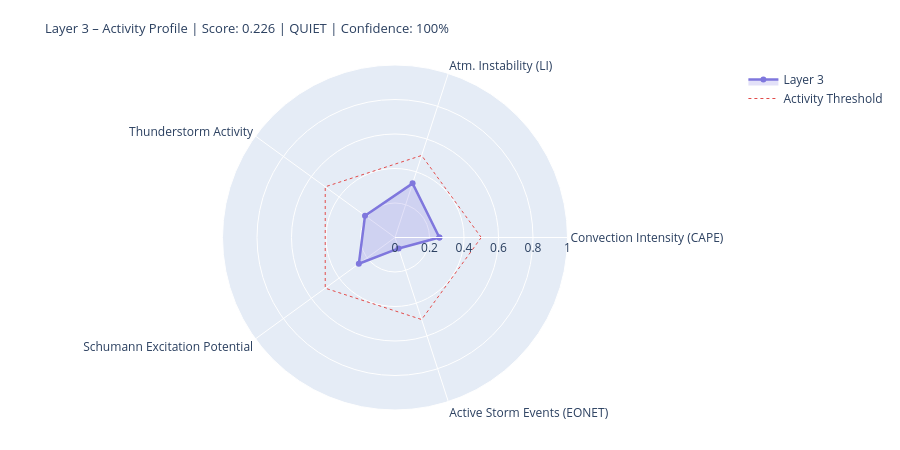

Notebook source saved alongside this figure:
### Markdown cell above
---
## 4. State Assessment & Handoff to Layer 4/5

### Code cell
# ============================================================
# LAYER-3-SCORE
# Five dynamic components
# ============================================================

def norm(v, lo, hi):
    if v is None or (isinstance(v, float) and math.isnan(v)): return None
    return round(max(0.0, min(1.0, (v - lo) / (hi - lo))), 4)

# --- 1) Convection intensity (global CAPE mean) ---
cape_mean = df_atm['cape'].dropna().mean() if not df_atm.empty else None
conv_score = norm(cape_mean, 0, 3000)
conv_src   = 'primary' if cape_mean is not None else 'missing'

# --- 2) Atmospheric instability (LI mean) ---
li_mean   = df_atm['li'].dropna().mean() if not df_atm.empty else None
# Negative LI = unstable → higher score
instab_score = norm(-li_mean if li_mean is not None else None, -6, 6)
instab_src   = 'primary' if li_mean is not None else 'missing'

# --- 3) Thunderstorm activity (mean thunder score + WMO count) ---
thunder_mean = df_atm['thunder_score'].mean() if not df_atm.empty else None
n_thunder    = int(df_atm['thunderstorm'].sum()) if not df_atm.empty else 0
thunder_score_val = norm(
    (thunder_mean or 0) * 0.7 + n_thunder * 0.1, 0, 1.0
) if thunder_mean is not None else None
thunder_src = 'primary'

# --- 4) Schumann excitation potential (weighted Schumann contribution) ---
schumann_pot = df_atm['schumann_contribution'].mean() if not df_atm.empty else None
# Boosted by Layer-2 thunderstorm trigger
if schumann_pot is not None and l2_thunder:
    schumann_pot = min(1.0, schumann_pot * 1.2)
schumann_score = norm(schumann_pot, 0, 1.0) if schumann_pot is not None else None
schumann_src   = 'derived'

# --- 5) Storm activity (NASA EONET) ---
# Distinction: None = data not loaded, 0.0 = loaded but no events
storm_score = None
storm_src   = 'missing'
if raw.get('storms') is not None:          # API reached successfully
    storm_score = norm(len(storm_events), 0, 30) if storm_events else 0.0
    storm_src   = 'primary'

# X-Ray and Kp: context only, not in dynamic score
# (X-Ray = Layer-0/4 driver; Kp = geomagnetic index, not a lightning proxy)
xray_context = None
if raw.get('xray'):
    df_xc = pd.DataFrame(raw['xray'])
    fc = next((c for c in df_xc.columns
               if any(k in c.lower() for k in ['flux','long']) and 'time' not in c.lower()),
              df_xc.columns[1])
    df_xc[fc] = pd.to_numeric(df_xc[fc], errors='coerce')
    xray_last = df_xc[fc].dropna().iloc[-1] if not df_xc[fc].dropna().empty else None
    if xray_last:
        xray_class = ('X' if xray_last>=1e-4 else 'M' if xray_last>=1e-5
                      else 'C' if xray_last>=1e-6 else 'B')
        xray_context = {'flux': float(xray_last), 'class': xray_class}
        print(f'X-Ray context: {xray_class}-class ({xray_last:.2e} W/m²)')

# --- Aggregate ---
COMPONENTS = {
    'Convection Intensity (CAPE)':  {'score': conv_score,       'source': conv_src,    'dynamic': True},
    'Atm. Instability (LI)':         {'score': instab_score,     'source': instab_src,  'dynamic': True},
    'Thunderstorm Activity':              {'score': thunder_score_val, 'source': thunder_src, 'dynamic': True},
    'Schumann Excitation Potential':   {'score': schumann_score,   'source': schumann_src,'dynamic': True},
    'Active Storm Events (EONET)': {'score': storm_score,      'source': storm_src,   'dynamic': True},
}

available   = {k: v['score'] for k, v in COMPONENTS.items() if v['score'] is not None}
unavailable = [k for k, v in COMPONENTS.items() if v['score'] is None]
layer3_score = round(sum(available.values()) / len(available), 4) if available else None
confidence   = round(len(available) / len(COMPONENTS), 2)
level = ('unknown' if layer3_score is None
         else 'quiet'   if layer3_score < 0.3
         else 'moderate' if layer3_score < 0.6
         else 'active')
dominant_l3 = max(available, key=available.get) if available else 'none'

# --- Ausgabe ---
W = 68
print('=' * W)
print('LAYER 3 – ATMOSPHERE / WEATHER / THUNDERSTORMS – STATE ASSESSMENT')
print('=' * W)
for name, comp in COMPONENTS.items():
    s = comp['score']
    if s is not None:
        bar = '█' * int(s * 20) + '░' * (20 - int(s * 20))
        print(f'  {name:<36} {bar}  {s:.3f}  [{comp["source"]}]')
    else:
        print(f'  {name:<36} {"─" * 20}  n/a   [missing]')
print('-' * W)
print(f'  Score:        {layer3_score:.3f}  ({len(available)}/{len(COMPONENTS)} components)')
print(f'  Confidence:   {confidence:.0%}')
print(f'  Level:        {level.upper()}')
print(f'  Dominant:     {dominant_l3}')
print(f'  CAPE mean:    {cape_mean:.0f} J/kg' if cape_mean else '  CAPE mean:    n/a')
print(f'  LI mean:      {li_mean:.1f} K' if li_mean is not None else '  LI mean:      n/a')
print(f'  Thunderstorms:{n_thunder} points (WMO)  +  {len(storm_events)} NASA EONET')
print('=' * W)

# Radar
cats   = list(available.keys())
vals_r = list(available.values())
if len(cats) >= 3:
    fig = go.Figure()
    fig.add_trace(go.Scatterpolar(
        r=vals_r + [vals_r[0]], theta=cats + [cats[0]],
        fill='toself', fillcolor='rgba(127,119,221,0.22)',
        line=dict(color='#7F77DD', width=2.5), name='Layer 3'
    ))
    fig.add_trace(go.Scatterpolar(
        r=[0.5] * (len(cats)+1), theta=cats + [cats[0]],
        line=dict(color='#E24B4A', dash='dot', width=1),
        mode='lines', name='Activity Threshold'
    ))
    fig.update_layout(
        title=dict(
            text=f'Layer 3 – Activity Profile | Score: {layer3_score:.3f} | {level.upper()} | Confidence: {confidence:.0%}',
            font=dict(size=13)
        ),
        polar=dict(radialaxis=dict(visible=True, range=[0, 1])),
        height=450, showlegend=True,
        margin=dict(l=60, r=60, t=65, b=40)
    )
    fig.show()

### Figure 1 — Plotly figure (JSON) as saved in the notebook; plotly's stock layout.template omitted (floating-point values rounded to 4 significant figures)
{"data": [{"fill": "toself", "fillcolor": "rgba(127,119,221,0.22)", "line": {"color": "#7F77DD", "width": 2.5}, "name": "Layer 3", "r": [0.2573, 0.33, 0.2148, 0.2592, 0.0667, 0.2573], "theta": ["Convection Intensity (CAPE)", "Atm. Instability (LI)", "Thunderstorm Activity", "Schumann Excitation Potential", "Active Storm Events (EONET)", "Convection Intensity (CAPE)"], "type": "scatterpolar"}, {"line": {"color": "#E24B4A", "dash": "dot", "width": 1}, "mode": "lines", "name": "Activity Threshold", "r": [0.5, 0.5, 0.5, 0.5, 0.5, 0.5], "theta": ["Convection Intensity (CAPE)", "Atm. Instability (LI)", "Thunderstorm Activity", "Schumann Excitation Potential", "Active Storm Events (EONET)", "Convection Intensity (CAPE)"], "type": "scatterpolar"}], "layout": {"height": 450, "margin": {"b": 40, "l": 60, "r": 60, "t": 65}, "polar": {"radialaxis": {"range": [0, 1], "visible": true}}, "showlegend": true, "title": {"font": {"size": 13}, "text": "Layer 3 – Activity Profile | Score: 0.226 | QUIET | Confidence: 100%"}}}
